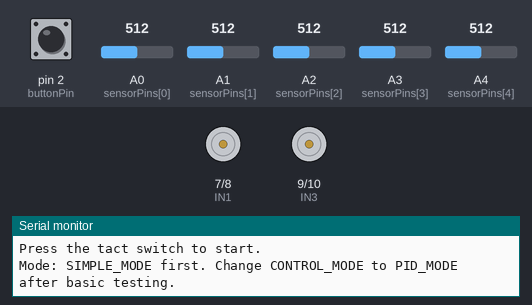
Bench run of a sketch on a simulated Arduino Uno, built with avr-gcc and run on an emulated ATmega328P. Shown: motor-driver pin pairs drawn as motors (green arrow = first pin HIGH = forward, orange = second pin HIGH = backward, longer = more drive, scaled by the enable pin), the last lines printed to the serial monitor. Inputs (shaded band) come from the test bench; at power-on: pin 2 (buttonPin) HIGH, A0 (sensorPins[0]) = 512, A2 (sensorPins[2]) = 512, A1 (sensorPins[1]) = 512, A3 (sensorPins[3]) = 512, A4 (sensorPins[4]) = 512.

Above: at 1.2 s.
1.3 s: pin 2 (buttonPin) pulled LOW for 0.15 s
2.9 s: A0 (sensorPins[0]) set to 483
At 3.3 s:
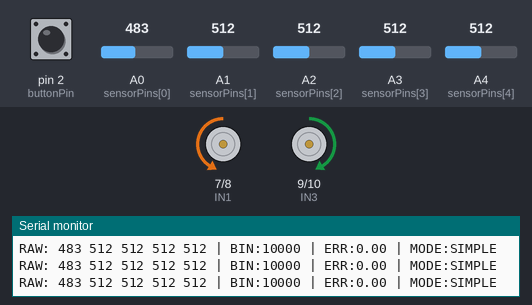
4.4 s: A2 (sensorPins[2]) set to 488
At 5.6 s:
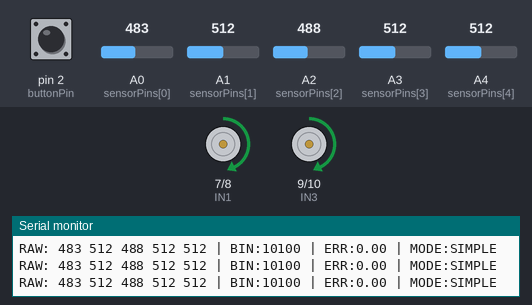
5.9 s: A2 (sensorPins[2]) set to 510
At 6.8 s:
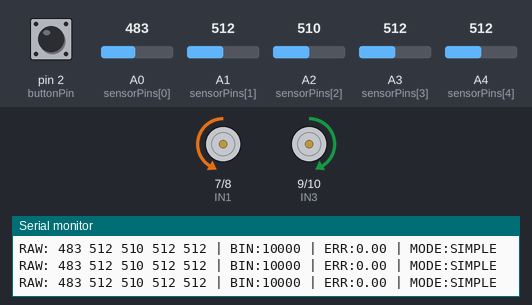
7.4 s: A1 (sensorPins[1]) set to 30
10.4 s: A3 (sensorPins[3]) set to 490
Timing chart, 0 to 13.4 s (numbered marks = the images above; inputs shaded):
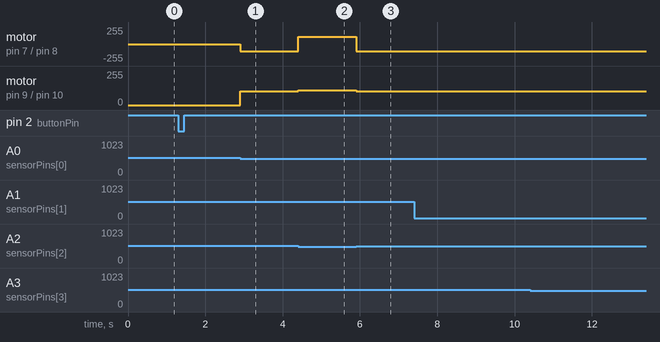

Measured:
- the behaviour switches between 500 and 499 on A0 (sensorPins[0]) (found by bisection; images 0 and 1)
- the behaviour switches between 500 and 499 on A2 (sensorPins[2]) (found by bisection; images 1 and 2)
- after the input at 2.9 s, motor on pin 7 (IN1) / pin 8 (IN2): stopped → backward 105/255 at once; motor on pin 9 (IN3) / pin 10 (IN4): stopped → forward 105/255 at once
- after the input at 4.4 s, motor on pin 7 (IN1) / pin 8 (IN2): backward 105/255 → forward 110/255 at once; motor on pin 9 (IN3) / pin 10 (IN4): forward 105/255 → forward 110/255 at once
- after the input at 5.9 s, motor on pin 7 (IN1) / pin 8 (IN2): forward 110/255 → backward 105/255 at once; motor on pin 9 (IN3) / pin 10 (IN4): forward 110/255 → forward 105/255 at once

The sketch:

sketch_line_foll_robo.ino
```cpp
/*
  5-Sensor IR Line Follower for Arduino Uno + L298N

  Hardware:
  - IR sensors: A0, A1, A2, A3, A4
  - L298N: ENA=5, ENB=6, IN1=7, IN2=8, IN3=9, IN4=10
  - Start button: pin 2 to GND, using INPUT_PULLUP

  Start with CONTROL_MODE = SIMPLE_MODE.
  After the robot follows the line reliably, change it to PID_MODE and tune Kp/Kd.
*/

// ---------- CONTROL MODE ----------
enum ControlMode {
  SIMPLE_MODE,
  PID_MODE
};

ControlMode CONTROL_MODE = SIMPLE_MODE;  // Change to PID_MODE after testing simple mode.

// ---------- SENSOR SETTINGS ----------
const byte SENSOR_COUNT = 5;
const byte sensorPins[SENSOR_COUNT] = {A0, A1, A2, A3, A4};
const int sensorWeights[SENSOR_COUNT] = {-2, -1, 0, 1, 2};

int sensorRaw[SENSOR_COUNT];
bool sensorActive[SENSOR_COUNT];

int threshold = 500;        // Adjust after checking Serial Monitor values.
bool lineIsDark = true;     // true: black line gives lower reading. false: black line gives higher reading.

// ---------- MOTOR PINS ----------
const byte ENA = 5;
const byte ENB = 6;
const byte IN1 = 7;
const byte IN2 = 8;
const byte IN3 = 9;
const byte IN4 = 10;

// Flip either toggle if that side moves backward when it should move forward.
bool leftMotorReversed = false;
bool rightMotorReversed = false;

// ---------- BUTTON ----------
const byte buttonPin = 2;
bool started = false;

// ---------- SPEED SETTINGS ----------
int baseSpeed = 110;        // Editable driving speed. Keep PID output constrained to 0-180.
int turnSpeed = 105;        // Used by simple mode and line-lost recovery.
const int maxSpeed = 180;

// ---------- PID SETTINGS ----------
float Kp = 35.0;
float Ki = 0.0;             // Start at 0. Add only if the robot has steady offset.
float Kd = 18.0;

float error = 0.0;
float lastError = 0.0;
float integral = 0.0;

// ---------- DEBUG SETTINGS ----------
unsigned long lastDebugTime = 0;
const unsigned long debugIntervalMs = 120;

void setup() {
  Serial.begin(9600);

  pinMode(buttonPin, INPUT_PULLUP);

  pinMode(ENA, OUTPUT);
  pinMode(ENB, OUTPUT);
  pinMode(IN1, OUTPUT);
  pinMode(IN2, OUTPUT);
  pinMode(IN3, OUTPUT);
  pinMode(IN4, OUTPUT);

  stopMotors();

  Serial.println("=== 5 SENSOR LINE FOLLOWER READY ===");
  Serial.println("Press the tact switch to start.");
  Serial.println("Mode: SIMPLE_MODE first. Change CONTROL_MODE to PID_MODE after basic testing.");
}

void loop() {
  waitForStartButton();

  if (!started) {
    stopMotors();
    return;
  }

  readSensors();
  printDebug();

  if (CONTROL_MODE == SIMPLE_MODE) {
    runSimpleLineFollower();
  } else {
    runPIDLineFollower();
  }
}

// ---------- START BUTTON ----------
void waitForStartButton() {
  if (started) {
    return;
  }

  if (digitalRead(buttonPin) == LOW) {
    delay(30);  // Simple debounce.
    if (digitalRead(buttonPin) == LOW) {
      started = true;
      integral = 0.0;
      lastError = 0.0;
      Serial.println(">>> ROBOT STARTED <<<");

      while (digitalRead(buttonPin) == LOW) {
        delay(5);
      }
    }
  }
}

// ---------- SENSOR READING ----------
void readSensors() {
  for (byte i = 0; i < SENSOR_COUNT; i++) {
    sensorRaw[i] = analogRead(sensorPins[i]);

    if (lineIsDark) {
      sensorActive[i] = sensorRaw[i] < threshold;
    } else {
      sensorActive[i] = sensorRaw[i] > threshold;
    }
  }
}

bool anySensorActive() {
  for (byte i = 0; i < SENSOR_COUNT; i++) {
    if (sensorActive[i]) {
      return true;
    }
  }
  return false;
}

// ---------- SIMPLE NON-PID LINE FOLLOWER ----------
void runSimpleLineFollower() {
  bool farLeft = sensorActive[0];
  bool left = sensorActive[1];
  bool center = sensorActive[2];
  bool right = sensorActive[3];
  bool farRight = sensorActive[4];

  if (center) {
    moveForward();
    lastError = 0;
  } else if (farLeft || left) {
    turnLeft();
    lastError = -1;
  } else if (right || farRight) {
    turnRight();
    lastError = 1;
  } else {
    recoverLine();
  }
}

// ---------- PID LINE FOLLOWER ----------
void runPIDLineFollower() {
  int activeCount = 0;
  int weightedSum = 0;

  for (byte i = 0; i < SENSOR_COUNT; i++) {
    if (sensorActive[i]) {
      weightedSum += sensorWeights[i];
      activeCount++;
    }
  }

  if (activeCount == 0) {
    recoverLine();
    return;
  }

  error = (float)weightedSum / activeCount;

  integral += error;
  integral = constrain(integral, -25.0, 25.0);

  float derivative = error - lastError;
  float correction = (Kp * error) + (Ki * integral) + (Kd * derivative);

  int leftSpeed = constrain(baseSpeed + correction, 0, maxSpeed);
  int rightSpeed = constrain(baseSpeed - correction, 0, maxSpeed);

  setMotorSpeeds(leftSpeed, rightSpeed);
  lastError = error;
}

void recoverLine() {
  if (lastError < 0) {
    turnLeft();
  } else if (lastError > 0) {
    turnRight();
  } else {
    stopMotors();
  }
}

// ---------- MOTOR FUNCTIONS ----------
void moveForward() {
  setMotorSpeeds(baseSpeed, baseSpeed);
}

void turnLeft() {
  setLeftMotor(-turnSpeed);
  setRightMotor(turnSpeed);
}

void turnRight() {
  setLeftMotor(turnSpeed);
  setRightMotor(-turnSpeed);
}

void stopMotors() {
  analogWrite(ENA, 0);
  analogWrite(ENB, 0);
  digitalWrite(IN1, LOW);
  digitalWrite(IN2, LOW);
  digitalWrite(IN3, LOW);
  digitalWrite(IN4, LOW);
}

void setMotorSpeeds(int leftSpeed, int rightSpeed) {
  setLeftMotor(leftSpeed);
  setRightMotor(rightSpeed);
}

void setLeftMotor(int motorSpeed) {
  motorSpeed = constrain(motorSpeed, -maxSpeed, maxSpeed);
  bool forward = motorSpeed >= 0;

  if (leftMotorReversed) {
    forward = !forward;
  }

  digitalWrite(IN1, forward ? HIGH : LOW);
  digitalWrite(IN2, forward ? LOW : HIGH);
  analogWrite(ENA, abs(motorSpeed));
}

void setRightMotor(int motorSpeed) {
  motorSpeed = constrain(motorSpeed, -maxSpeed, maxSpeed);
  bool forward = motorSpeed >= 0;

  if (rightMotorReversed) {
    forward = !forward;
  }

  digitalWrite(IN3, forward ? HIGH : LOW);
  digitalWrite(IN4, forward ? LOW : HIGH);
  analogWrite(ENB, abs(motorSpeed));
}

// ---------- SERIAL DEBUG ----------
void printDebug() {
  if (millis() - lastDebugTime < debugIntervalMs) {
    return;
  }
  lastDebugTime = millis();

  Serial.print("RAW:");
  for (byte i = 0; i < SENSOR_COUNT; i++) {
    Serial.print(' ');
    Serial.print(sensorRaw[i]);
  }

  Serial.print(" | BIN:");
  for (byte i = 0; i < SENSOR_COUNT; i++) {
    Serial.print(sensorActive[i] ? '1' : '0');
  }

  Serial.print(" | ERR:");
  Serial.print(error);

  Serial.print(" | MODE:");
  Serial.println(CONTROL_MODE == SIMPLE_MODE ? "SIMPLE" : "PID");
}
```
